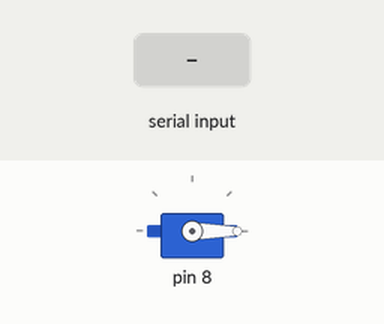
Simulated run of this sketch. Board: Arduino Uno, built with avr-gcc and run on an emulated ATmega328P. Shown: servo. The inputs (shaded band) are chosen by the test bench.

Above: at 1.2 s.
1.3 s: byte 30 received over Serial
At 1.9 s:
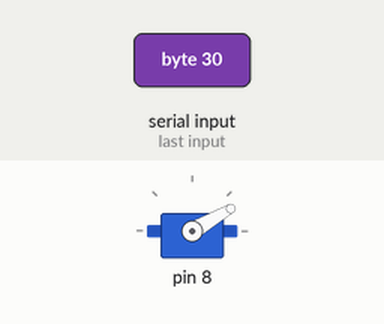
2.8 s: byte 90 received over Serial
At 3.1 s:
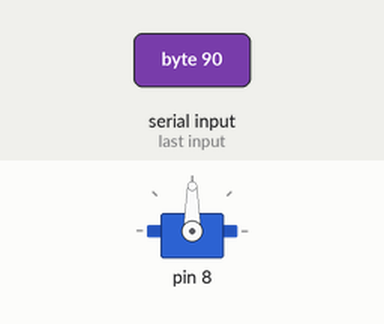
4.3 s: byte 120 received over Serial
At 5.4 s:
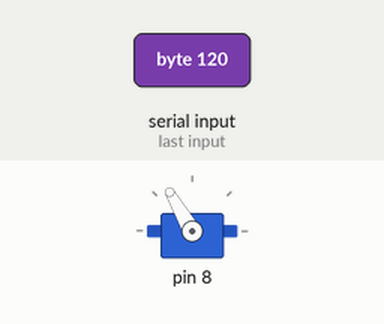
Timing chart, 0 to 7.3 s (numbered marks = the images above; inputs shaded):
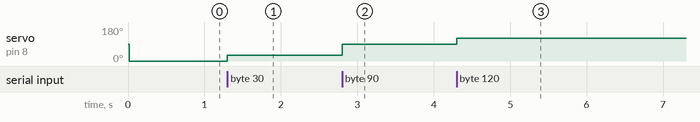

Measured:
- after the input at 1.3 s, servo on pin 8: 0° → 30° at once
- after the input at 2.8 s, servo on pin 8: 30° → 90° at once
- after the input at 4.3 s, servo on pin 8: 90° → 120° at once

The sketch:

ServoControl.ino
```cpp
#include <Servo.h>

#define SERVO_PIN  8u
Servo myServo;
void setup()
{
  Serial.begin(9600);
  myServo.attach(SERVO_PIN);
  delay(15);
  myServo.write(0);
  delay(15);
}

void loop()
{
  if( Serial.available() )
  {
    uint8_t value = Serial.read();
    // Serial.write(value);
    myServo.write(value);
    delay(15);
  }
}
```
